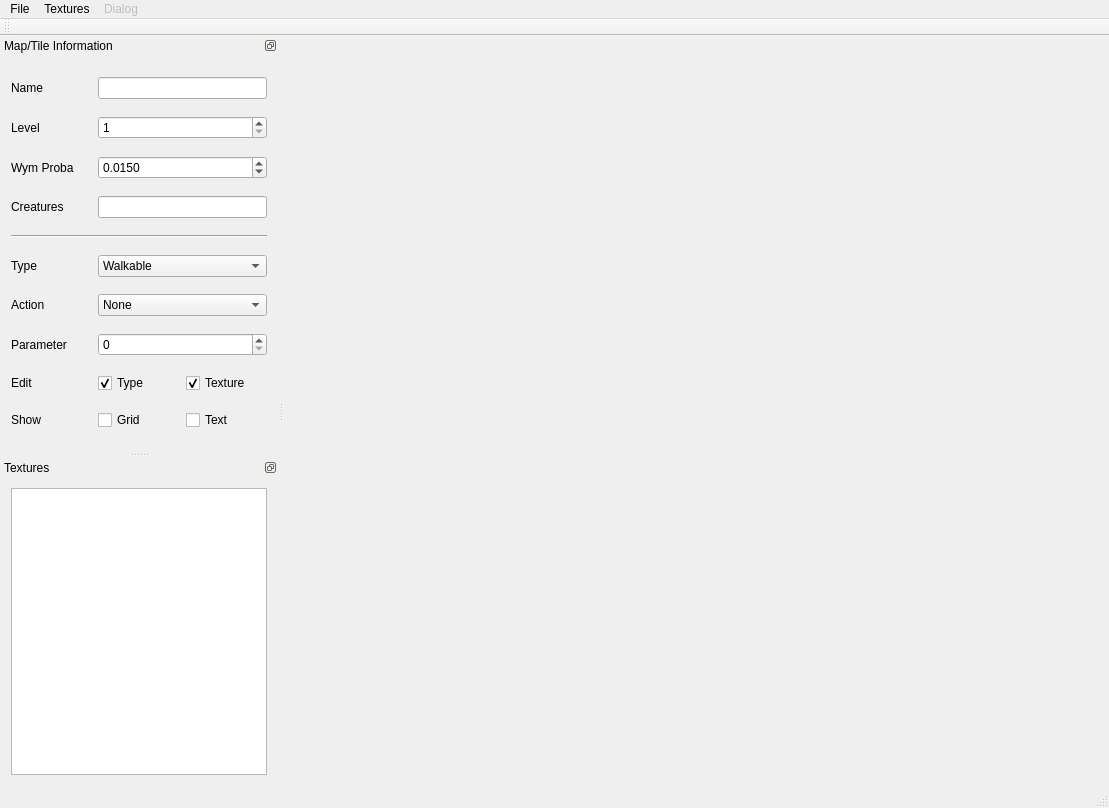
<?xml version="1.0" encoding="UTF-8"?>
<ui version="4.0">
 <class>MainWindow</class>
 <widget class="QMainWindow" name="MainWindow">
  <property name="geometry">
   <rect>
    <x>0</x>
    <y>0</y>
    <width>1109</width>
    <height>808</height>
   </rect>
  </property>
  <property name="windowTitle">
   <string>Ozixya Editor (v 2nights)</string>
  </property>
  <widget class="QWidget" name="centralWidget"/>
  <widget class="QMenuBar" name="menuBar">
   <property name="geometry">
    <rect>
     <x>0</x>
     <y>0</y>
     <width>1109</width>
     <height>27</height>
    </rect>
   </property>
   <widget class="QMenu" name="fileMenu">
    <property name="title">
     <string>File</string>
    </property>
    <addaction name="actionNew"/>
    <addaction name="actionOpen"/>
    <addaction name="actionSave"/>
    <addaction name="actionSave_As"/>
    <addaction name="separator"/>
    <addaction name="actionQuit"/>
   </widget>
   <widget class="QMenu" name="texturesMenu">
    <property name="title">
     <string>Textures</string>
    </property>
    <addaction name="actionOpen_Database"/>
    <addaction name="actionSave_Database"/>
    <addaction name="separator"/>
    <addaction name="actionAddTexturesFolder"/>
   </widget>
   <widget class="QMenu" name="menuDialog">
    <property name="enabled">
     <bool>false</bool>
    </property>
    <property name="title">
     <string>Dialog</string>
    </property>
    <addaction name="actionOpen_Database_2"/>
    <addaction name="actionSave_Database_2"/>
    <addaction name="separator"/>
    <addaction name="actionEdit_Dialogs"/>
   </widget>
   <addaction name="fileMenu"/>
   <addaction name="texturesMenu"/>
   <addaction name="menuDialog"/>
  </widget>
  <widget class="QToolBar" name="mainToolBar">
   <attribute name="toolBarArea">
    <enum>TopToolBarArea</enum>
   </attribute>
   <attribute name="toolBarBreak">
    <bool>false</bool>
   </attribute>
  </widget>
  <widget class="QStatusBar" name="statusBar"/>
  <widget class="QDockWidget" name="InformationDock">
   <property name="baseSize">
    <size>
     <width>0</width>
     <height>186</height>
    </size>
   </property>
   <property name="features">
    <set>QDockWidget::DockWidgetFloatable|QDockWidget::DockWidgetMovable</set>
   </property>
   <property name="windowTitle">
    <string>Map/Tile Information</string>
   </property>
   <attribute name="dockWidgetArea">
    <number>1</number>
   </attribute>
   <widget class="QWidget" name="dockWidgetContents_2">
    <layout class="QGridLayout" name="gridLayout_2">
     <item row="0" column="0">
      <widget class="QLabel" name="label">
       <property name="text">
        <string>Name</string>
       </property>
      </widget>
     </item>
     <item row="0" column="1" colspan="2">
      <widget class="QLineEdit" name="lineEditMapName"/>
     </item>
     <item row="5" column="0">
      <widget class="QLabel" name="label_2">
       <property name="text">
        <string>Type</string>
       </property>
      </widget>
     </item>
     <item row="6" column="0">
      <widget class="QLabel" name="label_3">
       <property name="text">
        <string>Action</string>
       </property>
      </widget>
     </item>
     <item row="7" column="0">
      <widget class="QLabel" name="label_4">
       <property name="toolTip">
        <string>Parameter used by the action</string>
       </property>
       <property name="text">
        <string>Parameter</string>
       </property>
      </widget>
     </item>
     <item row="5" column="1" colspan="2">
      <widget class="QComboBox" name="comboBoxTileType">
       <item>
        <property name="text">
         <string>Walkable</string>
        </property>
       </item>
       <item>
        <property name="text">
         <string>Block</string>
        </property>
       </item>
      </widget>
     </item>
     <item row="6" column="1" colspan="2">
      <widget class="QComboBox" name="comboBoxActionType">
       <item>
        <property name="text">
         <string>None</string>
        </property>
       </item>
       <item>
        <property name="text">
         <string>Change Map</string>
        </property>
       </item>
       <item>
        <property name="text">
         <string>Obtain Object</string>
        </property>
       </item>
       <item>
        <property name="text">
         <string>Start Fight</string>
        </property>
       </item>
       <item>
        <property name="text">
         <string>Start Dialog</string>
        </property>
       </item>
       <item>
        <property name="text">
         <string>No Random</string>
        </property>
       </item>
      </widget>
     </item>
     <item row="7" column="1" colspan="2">
      <widget class="QSpinBox" name="spinBoxActionParameter"/>
     </item>
     <item row="4" column="0" colspan="3">
      <widget class="Line" name="line">
       <property name="orientation">
        <enum>Qt::Horizontal</enum>
       </property>
      </widget>
     </item>
     <item row="8" column="1">
      <widget class="QCheckBox" name="checkBoxEditTileType">
       <property name="text">
        <string>Type</string>
       </property>
       <property name="checked">
        <bool>true</bool>
       </property>
      </widget>
     </item>
     <item row="8" column="2">
      <widget class="QCheckBox" name="checkBoxEditTexture">
       <property name="text">
        <string>Texture</string>
       </property>
       <property name="checked">
        <bool>true</bool>
       </property>
      </widget>
     </item>
     <item row="9" column="1">
      <widget class="QCheckBox" name="checkBoxShowGrid">
       <property name="text">
        <string>Grid</string>
       </property>
       <property name="checked">
        <bool>false</bool>
       </property>
      </widget>
     </item>
     <item row="8" column="0">
      <widget class="QLabel" name="label_5">
       <property name="text">
        <string>Edit</string>
       </property>
      </widget>
     </item>
     <item row="9" column="0">
      <widget class="QLabel" name="label_6">
       <property name="text">
        <string>Show</string>
       </property>
      </widget>
     </item>
     <item row="1" column="0">
      <widget class="QLabel" name="label_7">
       <property name="text">
        <string>Level</string>
       </property>
      </widget>
     </item>
     <item row="1" column="1" colspan="2">
      <widget class="QSpinBox" name="levelSpinBox">
       <property name="suffix">
        <string/>
       </property>
       <property name="prefix">
        <string/>
       </property>
       <property name="minimum">
        <number>1</number>
       </property>
      </widget>
     </item>
     <item row="2" column="0">
      <widget class="QLabel" name="label_9">
       <property name="toolTip">
        <string>The Wym spawn probability per tile</string>
       </property>
       <property name="text">
        <string>Wym Proba</string>
       </property>
      </widget>
     </item>
     <item row="2" column="1" colspan="2">
      <widget class="QDoubleSpinBox" name="doubleSpinBoxWymProbability">
       <property name="toolTip">
        <string>The Wym spawn probability per tile</string>
       </property>
       <property name="frame">
        <bool>true</bool>
       </property>
       <property name="specialValueText">
        <string notr="true"/>
       </property>
       <property name="accelerated">
        <bool>false</bool>
       </property>
       <property name="decimals">
        <number>4</number>
       </property>
       <property name="maximum">
        <double>1.000000000000000</double>
       </property>
       <property name="singleStep">
        <double>0.010000000000000</double>
       </property>
       <property name="value">
        <double>0.015000000000000</double>
       </property>
      </widget>
     </item>
     <item row="9" column="2">
      <widget class="QCheckBox" name="showTextCheckBox">
       <property name="text">
        <string>Text</string>
       </property>
      </widget>
     </item>
     <item row="3" column="1" colspan="2">
      <widget class="QLineEdit" name="lineEditAllowedCreatures">
       <property name="toolTip">
        <string>Format is &quot;WymID;WymID;WimID...&quot;</string>
       </property>
       <property name="inputMask">
        <string/>
       </property>
       <property name="text">
        <string/>
       </property>
      </widget>
     </item>
     <item row="3" column="0">
      <widget class="QLabel" name="label_8">
       <property name="text">
        <string>Creatures</string>
       </property>
      </widget>
     </item>
    </layout>
   </widget>
  </widget>
  <widget class="QDockWidget" name="TexturesDock">
   <property name="features">
    <set>QDockWidget::DockWidgetFloatable|QDockWidget::DockWidgetMovable</set>
   </property>
   <property name="windowTitle">
    <string>Textures</string>
   </property>
   <attribute name="dockWidgetArea">
    <number>1</number>
   </attribute>
   <widget class="QWidget" name="dockWidgetContents">
    <layout class="QGridLayout" name="gridLayout">
     <item row="0" column="0">
      <widget class="QTableWidget" name="tableWidget">
       <property name="editTriggers">
        <set>QAbstractItemView::NoEditTriggers</set>
       </property>
       <property name="selectionMode">
        <enum>QAbstractItemView::SingleSelection</enum>
       </property>
       <property name="iconSize">
        <size>
         <width>60</width>
         <height>60</height>
        </size>
       </property>
       <attribute name="horizontalHeaderVisible">
        <bool>false</bool>
       </attribute>
       <attribute name="horizontalHeaderDefaultSectionSize">
        <number>60</number>
       </attribute>
       <attribute name="verticalHeaderVisible">
        <bool>false</bool>
       </attribute>
       <attribute name="verticalHeaderDefaultSectionSize">
        <number>60</number>
       </attribute>
       <attribute name="verticalHeaderMinimumSectionSize">
        <number>30</number>
       </attribute>
       <attribute name="verticalHeaderVisible">
        <bool>false</bool>
       </attribute>
       <attribute name="verticalHeaderDefaultSectionSize">
        <number>60</number>
       </attribute>
       <attribute name="horizontalHeaderVisible">
        <bool>false</bool>
       </attribute>
       <attribute name="verticalHeaderMinimumSectionSize">
        <number>30</number>
       </attribute>
       <attribute name="horizontalHeaderDefaultSectionSize">
        <number>60</number>
       </attribute>
      </widget>
     </item>
    </layout>
   </widget>
  </widget>
  <action name="actionNew">
   <property name="text">
    <string>New</string>
   </property>
   <property name="shortcut">
    <string>Ctrl+N</string>
   </property>
  </action>
  <action name="actionSave">
   <property name="text">
    <string>Save</string>
   </property>
   <property name="shortcut">
    <string>Ctrl+S</string>
   </property>
  </action>
  <action name="actionQuit">
   <property name="text">
    <string>Quit</string>
   </property>
   <property name="shortcut">
    <string>Ctrl+Q</string>
   </property>
  </action>
  <action name="actionOpen">
   <property name="text">
    <string>Open</string>
   </property>
   <property name="shortcut">
    <string>Ctrl+O</string>
   </property>
  </action>
  <action name="actionAddTexturesFolder">
   <property name="text">
    <string>Add Folder</string>
   </property>
  </action>
  <action name="actionOpen_Database">
   <property name="text">
    <string>Open Database</string>
   </property>
  </action>
  <action name="actionSave_Database">
   <property name="text">
    <string>Save Database</string>
   </property>
  </action>
  <action name="actionOpen_Database_2">
   <property name="enabled">
    <bool>true</bool>
   </property>
   <property name="text">
    <string>Open Database</string>
   </property>
  </action>
  <action name="actionSave_Database_2">
   <property name="text">
    <string>Save Database</string>
   </property>
  </action>
  <action name="actionEdit_Dialogs">
   <property name="text">
    <string>Edit Dialogs</string>
   </property>
  </action>
  <action name="actionSave_As">
   <property name="text">
    <string>Save As</string>
   </property>
   <property name="shortcut">
    <string>Ctrl+Shift+S</string>
   </property>
  </action>
 </widget>
 <layoutdefault spacing="6" margin="11"/>
 <resources/>
 <connections/>
</ui>
